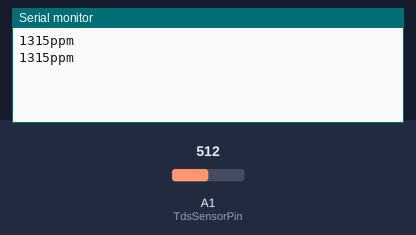
Recording of a sketch running on a simulated Arduino Uno, built with avr-gcc and run on an emulated ATmega328P. Shown: the last lines printed to the serial monitor. The test bench sets the inputs (shaded band); at power-on: A1 (TdsSensorPin) = 512.

Above: at 1.8 s.
1.9 s: A1 (TdsSensorPin) set to 716
At 2.8 s:
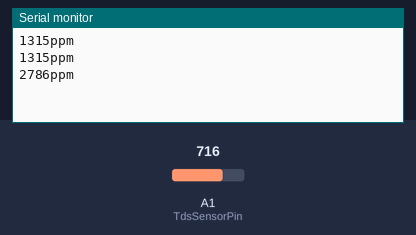
3.4 s: A1 (TdsSensorPin) set to 900
At 4.8 s:
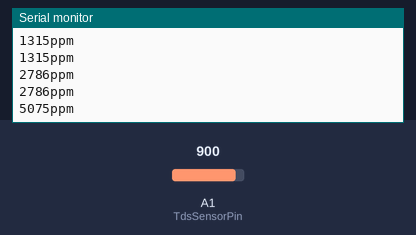
Timing chart, 0 to 6.4 s (numbered marks = the images above; inputs shaded):
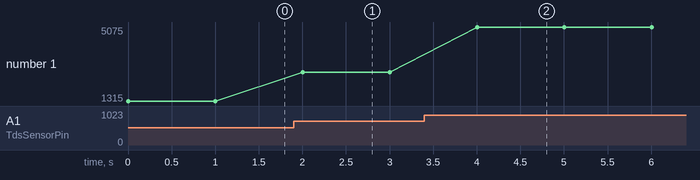

The sketch:

TDSmeter.ino
```cpp
#include <EEPROM.h>
#include "GravityTDS.h"

#define TdsSensorPin A1
GravityTDS gravityTds;

float temperature = 25,tdsValue = 0;

void setup()
{
    Serial.begin(115200);
    gravityTds.setPin(TdsSensorPin);
    gravityTds.setAref(5.0);
    gravityTds.setAdcRange(1024);
    gravityTds.begin();
}

void loop()
{
    gravityTds.update();
    tdsValue = gravityTds.getTdsValue();
    Serial.print(tdsValue,0);
    Serial.println("ppm");
    delay(1000);
}
```

Measured:
- after the input at 1.9 s, the serial monitor: prints a new line after 0.10 s (image 1)
- after the input at 3.4 s, the serial monitor: prints a new line after 0.60 s (image 2)
- plotted number 1: 1315 → 2786 after the input at 1.9 s, 2786 → 5075 after the input at 3.4 s
